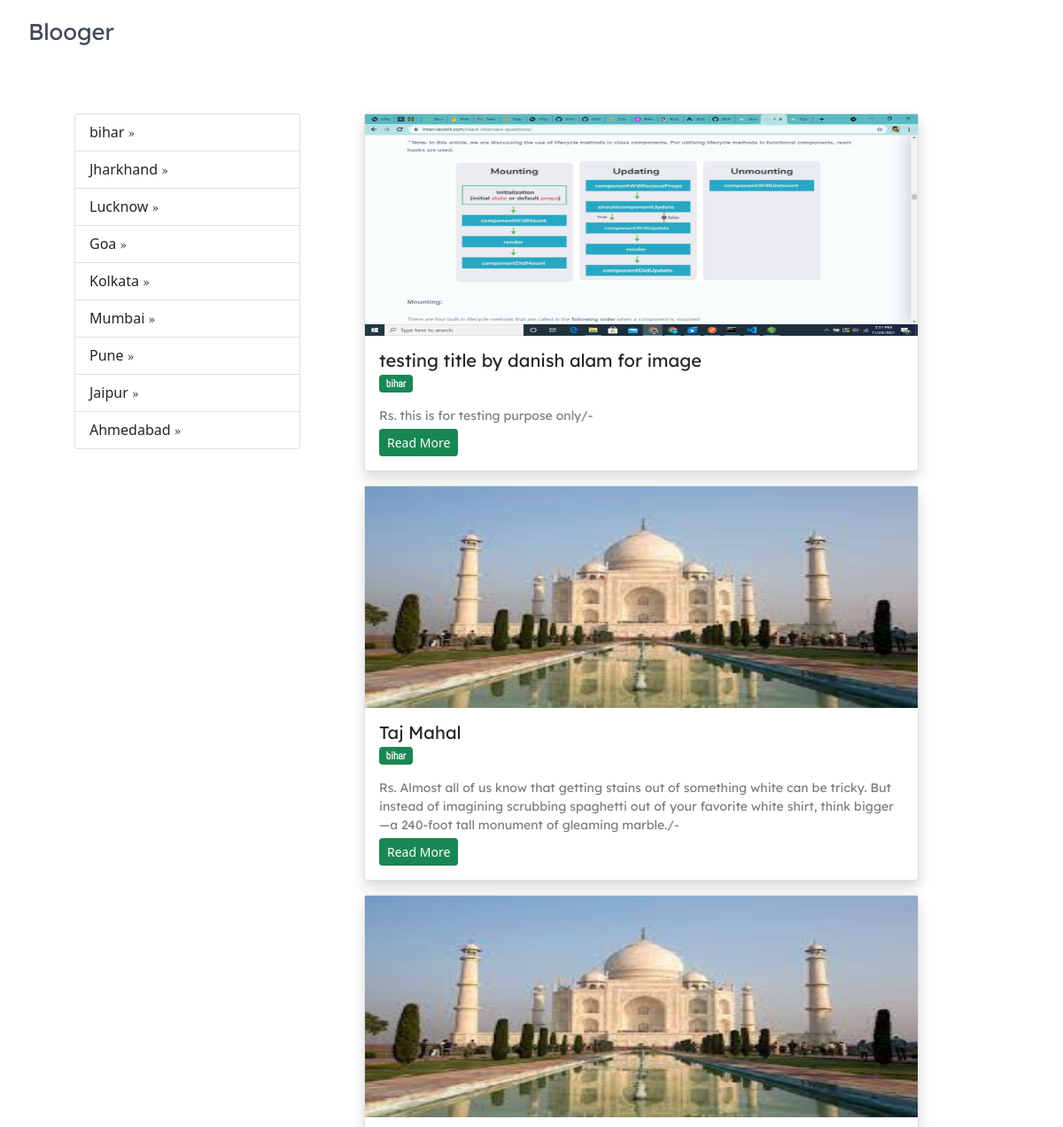
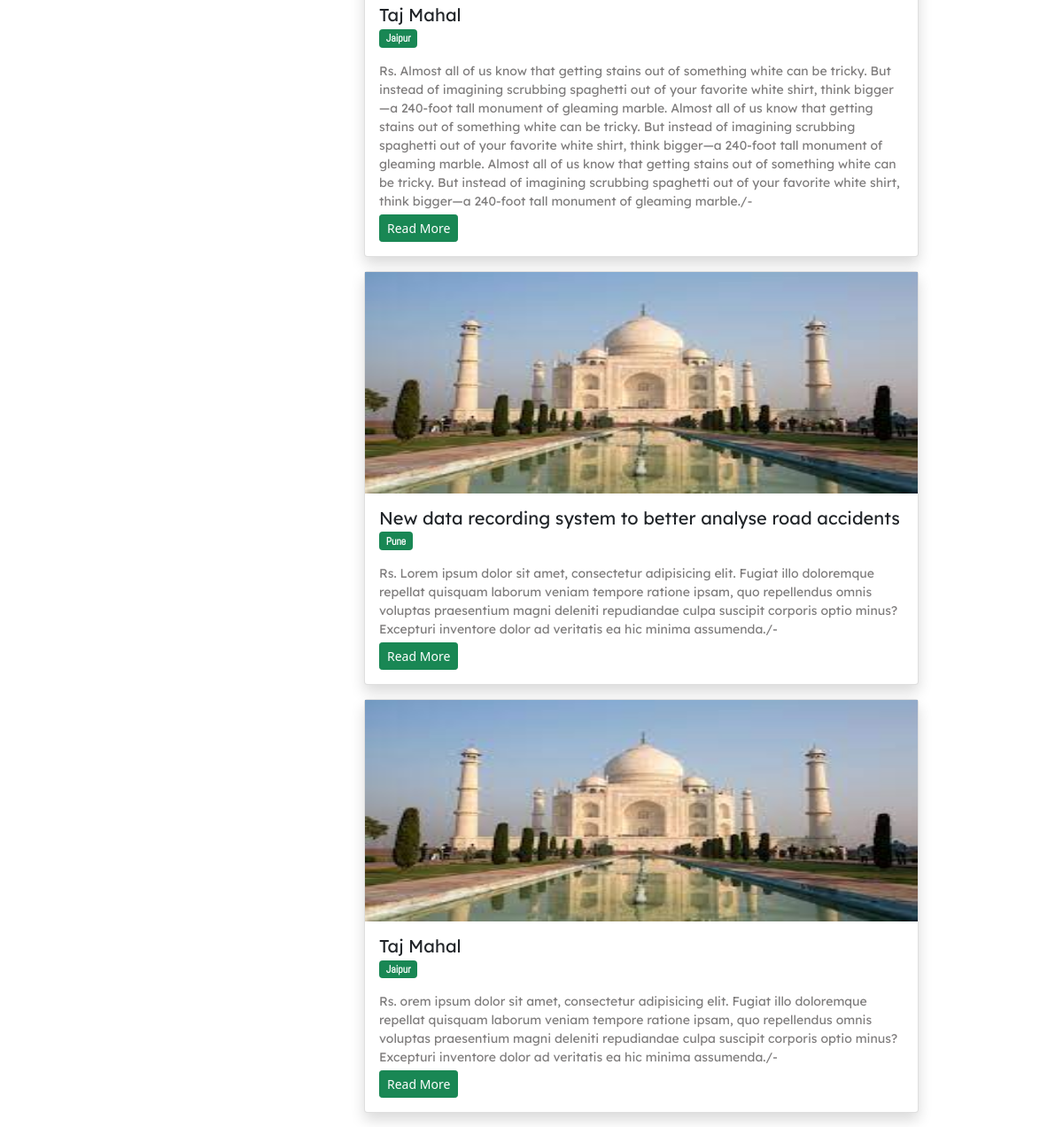
The page /explore.php (signed in) on the database its author committed (2 pictures, top to bottom).
### tables this page shows
CREATE TABLE `place` (
  `place_id` int(11) NOT NULL,
  `place_name` varchar(200) NOT NULL
);

CREATE TABLE `post` (
  `post_id` int(11) NOT NULL,
  `post_title` varchar(200) NOT NULL,
  `post_content` longtext NOT NULL,
  `post_place` int(11) NOT NULL,
  `user_id` int(11) NOT NULL,
  `image` varchar(255) NOT NULL
);

### explore.php (the view, shortened to what this page needs)
    <!DOCTYPE html>
    <html lang="en">
    <head>
        <link rel="stylesheet" href="css/bootstrap.css">
        <link href="https://cdn.jsdelivr.net/npm/bootstrap@5.1.3/dist/css/bootstrap.min.css" rel="stylesheet"></head>
<link rel="stylesheet" href="./css/all.css">
<link rel="stylesheet" href="./css/owl.carousel.min.css">
<link rel="stylesheet" href="./css/owl.theme.default.min.css">
<link rel="stylesheet" href="./css/aos.css">
<link rel = "stylesheet" href="./css/style.css">
</head>
<body>
   <?php include "nav.php";?>
    <div class="container mt-5">
        <div class="row">
            <div class="col-lg-3">
                <div class="list-group">
                   <?php
                    $calling = mysqli_query($con,"select * from place");
                    while($row = mysqli_fetch_array($calling)):
                    ?>
                    <a href="place.php?place=<?= $row['place_id'];?>" class="list-group-item list-group-item-action"><?= $row['place_name'];?> <span class="float-right font-weight-bold">&raquo;</span></a>
                    <?php endwhile; ?>
                </div>
            </div>
            <div class="col-lg-9">
               <div class="row">
                <?php
                   if(isset($_GET['find'])){
                    $queried = mysqli_real_escape_string($con,
                    preg_replace('/\s+/', ' ',trim($_GET['search'])));
                    if(strpos($queried,", ")){
                        $query = str_replace(", "," ",$queried);
                        $keys = explode(" ",$query);
                    } else if(strpos($queried,",")){
                        $query = str_replace(","," ",$queried);
                        $keys = explode(" ",$query);
                    } else {
                        $keys = explode(" ",$queried);
                    }
                    $sql = "SELECT * FROM post Join place ON post.post_place = place.place_id WHERE post_content  LIKE '%$queried%' ";
                    foreach($keys as $k){
                        $sql .= " OR post_content LIKE '%$k%' ";
                    }
                    $call = mysqli_query($con, $sql);
                   }
                else{
                  $call = mysqli_query($con,"SELECT * FROM post Join place ON post.post_place = place.place_id");
                }
                 while($row = mysqli_fetch_array($call)):?>
<div class="col-lg-10 mb-3">
                   <div class="card shadow card-deck ms-5">
                      <img src="image/<?= $row['image'];?>" alt="" width="100%" height="250px">
                       <div class="card-body">
                           <h2 class="lead text-truncate mb-0"><?= $row['post_title'];?></h2>
                           <p><span class="badge bg-success float-right fs-12"><?= $row['place_name'];?></span></p>
                           <p class="small p-0 m-0 mb-1">Rs. <?= $row['post_content'];?>/-</p>
                           <a href="posts.php?post=<?= $row['post_id']?>" class="btn btn-success btn-sm">Read More</a>
                       </div>
                   </div>
               </div>
               <?php endwhile;
                  ?>
                </div>
            </div>
        </div>
    </div>
</body>
</html>

### css/style.css (style rules this page uses)
html,body { margin: 0%; box-sizing: border-box; overflow-x: hidden; }
:root { --text-gray: #3f4954; --text-light: #686666da; --bg-color: #0f0f0f; --white: #ffffff; --midnight: #104f55; --sky: linear-gradient(120deg, #a1c4fd 0%, #c2e9fb 100%); --Abel:'Abel',cursive; --Anton:'Anton',cursive; --Josefin:'Josefin',cursive; --Lexend:'Lexend',cursive; --Livvic:'Livvic',cursive; }
a { text-decoration: none; color: var(--text-gray); }
h2 { font-family: var(--Lexend); }
span { font-family: var(--Abel); }
.container { margin: 0 5vw; }
p { font-family: var(--Lexend); color: var(--text-light); }

### rows shown on the page
place: place_name "bihar"
place: place_name "Jharkhand"
place: place_name "Lucknow"
place: place_name "Goa"
place: place_name "Kolkata"
place: place_name "Mumbai"
place: place_name "Pune"
place: place_name "Jaipur"
place: place_name "Ahmedabad"
post: image (picture), post_title "testing title by danish alam for image", post_place.place_name "bihar", post_content "this is for testing purpose only"
post: image (picture), post_title "Taj Mahal", post_place.place_name "bihar", post_content "Almost all of us know that getting stains out of something white can be tricky. But instead of imagining scrubbing spaghetti out of your favorite white shirt, think bigger—a 240-foot tall monument of gleaming marble."
post: image (picture), post_title "Taj Mahal", post_place.place_name "Jaipur", post_content "Almost all of us know that getting stains out of something white can be tricky. But instead of imagining scrubbing spaghetti out of your favorite white shirt, think bigger—a 240-foot tall monument of gleaming marble. Almost all of us know that getting stains out of something white can be tricky. But instead of imagining scrubbing spaghetti out of your favorite white shirt, think bigger—a 240-foot tall monument of gleaming marble. Almost all of us know that getting stains out of something white can be tricky. But instead of imagining scrubbing spaghetti out of your favorite white shirt, think bigger—a 240-foot tall monument of gleaming marble."
post: image (picture), post_title "New data recording system to better analyse road accidents", post_place.place_name "Pune", post_content "Lorem ipsum dolor sit amet, consectetur adipisicing elit. Fugiat illo doloremque repellat quisquam laborum veniam tempore ratione ipsam, quo repellendus omnis voluptas praesentium magni deleniti repudiandae culpa suscipit corporis optio minus? Excepturi inventore dolor ad veritatis ea hic minima assumenda."
post: image (picture), post_title "Taj Mahal", post_place.place_name "Jaipur", post_content "orem ipsum dolor sit amet, consectetur adipisicing elit. Fugiat illo doloremque repellat quisquam laborum veniam tempore ratione ipsam, quo repellendus omnis voluptas praesentium magni deleniti repudiandae culpa suscipit corporis optio minus? Excepturi inventore dolor ad veritatis ea hic minima assumenda."
